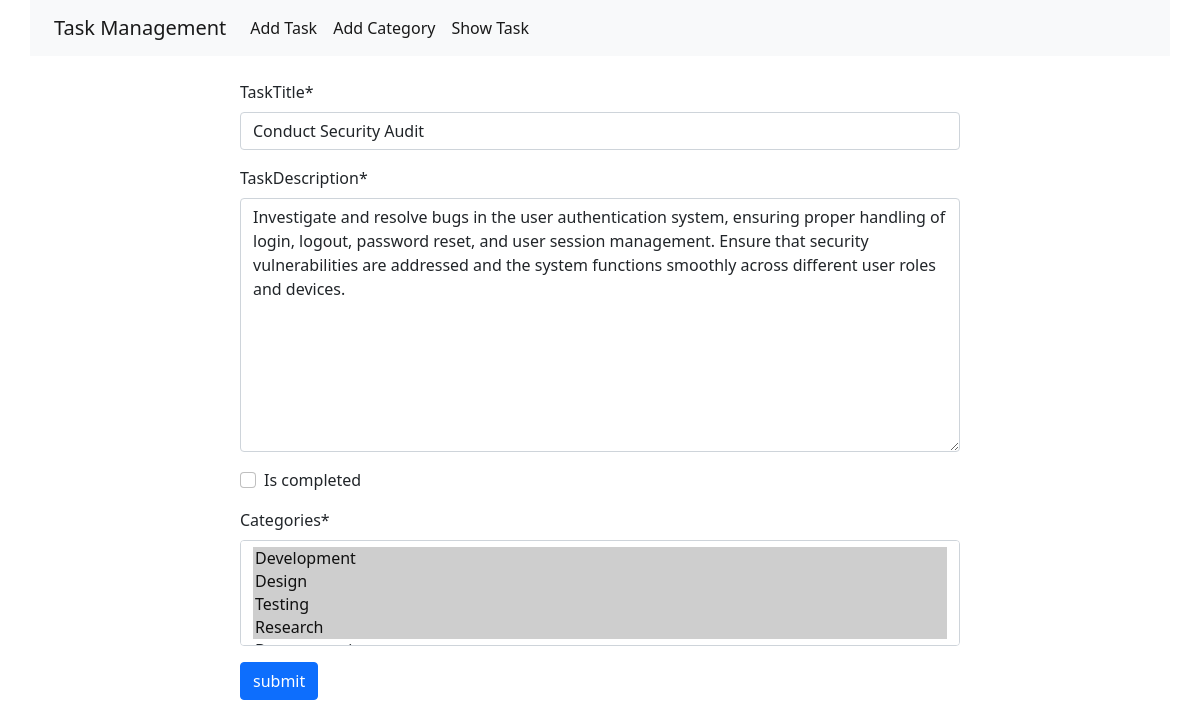
The app's page /edit-task/10 with its own data.
### task/models.py (models this page shows, shortened)
class TaskModel(models.Model):
    TaskTitle = models.CharField(max_length=100)
    TaskDescription = models.TextField()
    is_completed = models.BooleanField(default=False)
    TaskAssingDate = models.DateField(auto_now_add=True)
    categories = models.ManyToManyField(Category)

### task/views.py (the view)
# urls.py: path('edit-task/<int:id>',views.edit_task,name='edit_task'),
def edit_task(request,id):
    task =TaskModel.objects.get(pk=id)
    form = TaskForm(instance=task)
    if request.method == 'POST':
        form = TaskForm(request.POST, instance=task)
        if form.is_valid():
            form.save()
            return redirect('show_task')
    return render(request,'add_task.html',{'form' : form})

### task/forms.py
class TaskForm(forms.ModelForm):
    class Meta:
        model = TaskModel
        fields = '__all__'

### category/models.py (called while the page is built)
    def __str__(self) -> str:
        return self.CategoryName

### task/templates/add_task.html (shortened to what this page needs)
{% extends "base.html" %}
{% block content %}
{% load crispy_forms_tags %}
<form method='post ' style="width: 60%; margin: auto;" class="mt-4" >
    {{form|crispy}}
    <button class='btn btn-primary' type='submit' >submit</button>
</form>
{% endblock content %}

### records on screen
TaskModel: TaskTitle "Conduct Security Audit", TaskDescription "Investigate and resolve bugs in the user authentication system, ensuring proper handling of login, logout, password reset, and user session management. Ensure that security vulnerabilities are addressed and the system functions smoothly across different user roles and devices."
